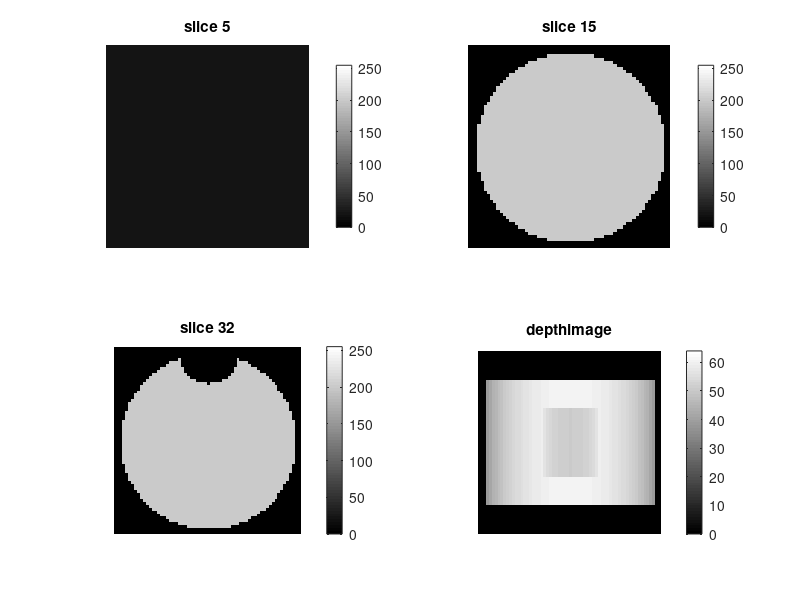

Write MATLAB code to recreate this figure.
% Read an image volume.
% Make a depth-coded image.
% 2017-11 updated by Maria Magnusson
%------------------------------------

% load volume
%------------
load cylvol.mat;
cylvol = double(cylvol);

% check sizes, note that (row,col,z) corresponds to (y,x,z)
%----------------------------------------------------------
siz = size(cylvol);
sizex = siz(2);
sizey = siz(1);
sizez = siz(3);
zmax = sizez;

% open figure with gray colormap
%-------------------------------
figure(2);
colormap gray;

% Plot 3 slices from image volume
%--------------------------------
subplot(2,2,1), imshow(cylvol(:,:,5), [0 255]);
title('slice 5'); axis image; colorbar;
subplot(2,2,2), imshow(cylvol(:,:,15), [0 255]);
title('slice 15'); axis image; colorbar;
subplot(2,2,3), imshow(cylvol(:,:,32), [0 255]);
title('slice 32'); axis image; colorbar;


% Make a depth-image in the y-direction 
%--------------------------------------
depth = zeros(sizez,sizex);
thresh = 100;
for z = 1 : zmax,
  for x = 1 : sizex,
    y=1;
    while (y<sizey) & (cylvol(y,x,z)<thresh),
      y=y+1;
    end;
    if cylvol(y,x,z)>=thresh
      depth(z,x)=sizey-y;
    end;    
  end;
end;

subplot(2,2,4);
imshow(depth, [0 sizey]);
title('depthimage'); axis image; colorbar;



